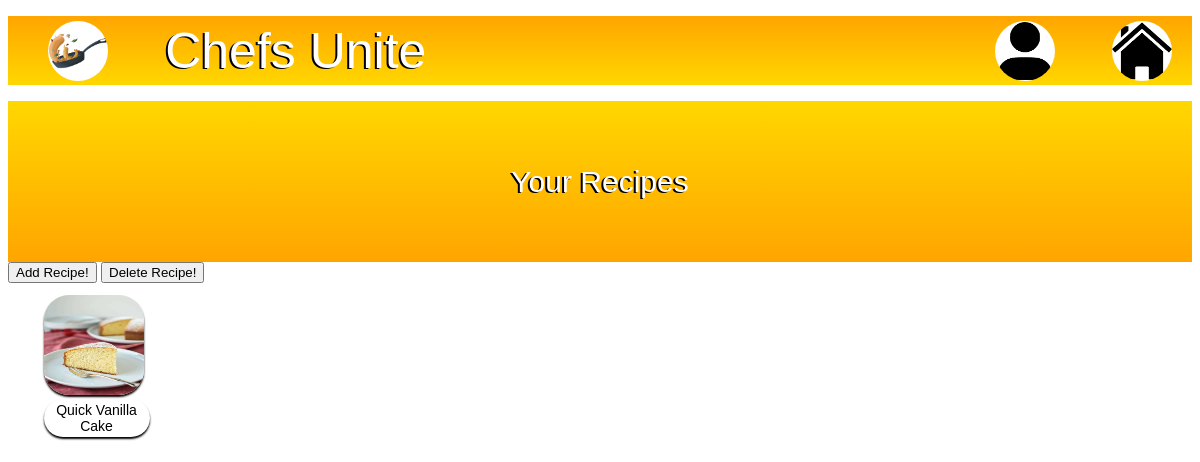
Page /my_recipes.php (signed in) on the committed database.
### tables this page shows
CREATE TABLE `recipes` (
  `id` int(11) NOT NULL,
  `user_id` int(11) DEFAULT NULL,
  `title` varchar(100) NOT NULL,
  `steps` text DEFAULT NULL,
  `cuisine` varchar(50) DEFAULT NULL,
  `image_url` varchar(255) DEFAULT NULL,
  `created_at` timestamp NOT NULL DEFAULT current_timestamp(),
  `recipe_type` varchar(25) NOT NULL,
  `recipe_difficulty` varchar(25) NOT NULL,
  `serves` varchar(2) NOT NULL,
  `Time_to_make` varchar(150) NOT NULL
);

### my_recipes.php (the view, shortened to what this page needs)
<?php
require_once 'db.php';
$user_id = $_SESSION['user_id'];
$sql = "SELECT id, title, image_url
        FROM recipes
        WHERE user_id = ?
        ORDER BY created_at DESC";
$stmt = $conn->prepare($sql);
$stmt->bind_param("i", $user_id);
$stmt->execute();
$recipes = $stmt->get_result();
?>
<!DOCTYPE html>
<html lang="en">
<head>
    <link rel="stylesheet" href="CU.css">
    <link href="https://api.fontshare.com/v2/css?f[]=chillax@400&display=swap" rel="stylesheet">
</head>
<body>
    <nav class="navbar">
        <ul>
            <li><a href="Home.php"><img src="Images/Untitled_Artwork.jpg" alt="Logo"></a></li>
            <li class="text1">Chefs Unite</li>
            <li class="icon1"><a href="YourRecipes.php"><img src="Images/profile icon.png" alt="Profile"></a></li>
            <li class="icon2"><a href="HomeProfile.php"><img src="Images/home icon.png" alt="Home Page"></a></li>
        </ul>
    </nav>
    <div class="profile">
        <p class="profileTitle">Your Recipes</p>
    </div>
    <div class="buttons">
        <button class="but1" onclick="window.location.href='add_recipe.php'">Add Recipe!</button>
        <button class="but2" onclick="window.location.href='delete_recipe.php'">Delete Recipe!</button>
    </div>
    <div class="gallery2">
        <?php if ($recipes->num_rows > 0): ?>
            <?php while ($recipe = $recipes->fetch_assoc()): ?>
                <figure>
                    <a href="view_recipe.php?id=<?= $recipe['id']; ?>">
                        <img src="<?= htmlspecialchars($recipe['image_url']); ?>" alt="<?= htmlspecialchars($recipe['title']); ?>">
                    </a>
                    <figcaption><?= htmlspecialchars($recipe['title']); ?></figcaption>
                </figure>
            <?php endwhile; ?>
        <?php else: ?>
            <p>You haven't uploaded any recipes yet.</p>
        <?php endif; ?>
    </div>
</body>
</html>

### CU.css (style rules this page uses)
* { font-family: 'Chillax', sans-serif; }
.navbar { background-image: linear-gradient(orange, gold); margin: auto; }
.navbar ul { display: flex; gap: 5%; justify-content: left; align-items: center; }
.navbar li { list-style-type: none; }
.navbar img { width: 60px; height: 60px; border-radius: 50%; margin-top: 5px; }
.text1 { font-size: 50px; color: white; text-shadow: -2px 1px black; }
.navbar a { text-decoration: none; }
.navbar a:link, .navbar a:visited { color: black; }
.icon1 { margin-left: auto; }
.icon2 { margin-right: 20px; }
.profile { background-image: linear-gradient(gold, orange); margin: auto; padding: 5px; }
.profileTitle { margin: 5%; display: block; text-align: center; font-size: 30px; color: white; text-shadow: -2px 1px black; }
.gallery2 { width: 100%; display: flex; flex-wrap: wrap; margin: auto; }
.gallery2 figure { margin: 1% 3%; }
.gallery2 img { width: 100px; height: 100px; border-radius: 25px; box-shadow: 0 2px 2px black; }
.gallery2 figcaption { text-align: center; width: 100px; overflow-wrap: break-word; border-radius: 25px; box-shadow: 0 2px 2px black; padding: 3px; font-size: 14px; }
.gallery2 a { text-decoration: none; }
.gallery2 a:link, .gallery2 a:visited { color: black; }

### rows in the picture
recipes: image_url (picture), title "Quick Vanilla Cake"
